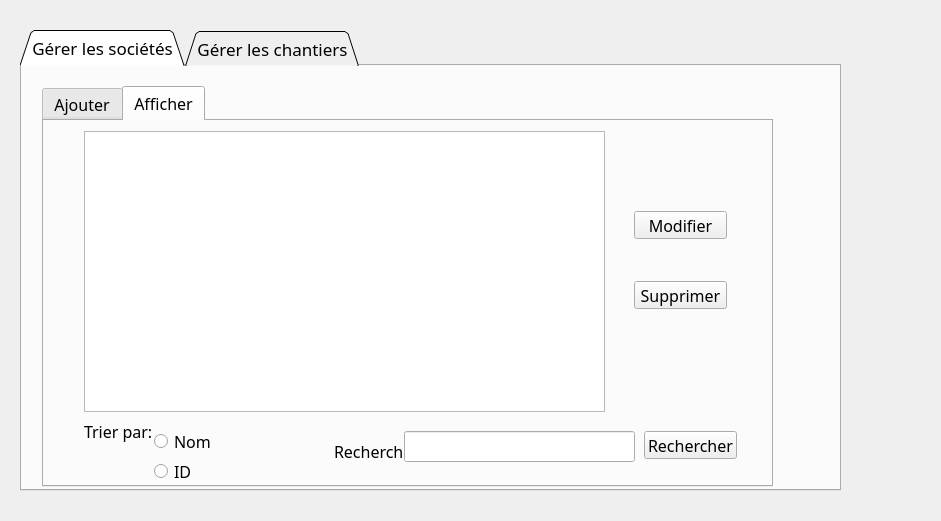
<?xml version="1.0" encoding="UTF-8"?>
<ui version="4.0">
 <class>gestion_chantiers</class>
 <widget class="QDialog" name="gestion_chantiers">
  <property name="geometry">
   <rect>
    <x>0</x>
    <y>0</y>
    <width>941</width>
    <height>521</height>
   </rect>
  </property>
  <property name="windowTitle">
   <string>Dialog</string>
  </property>
  <widget class="QTabWidget" name="tabWidget">
   <property name="geometry">
    <rect>
     <x>20</x>
     <y>30</y>
     <width>821</width>
     <height>461</height>
    </rect>
   </property>
   <property name="font">
    <font>
     <family>Bahnschrift SemiCondensed</family>
     <pointsize>13</pointsize>
    </font>
   </property>
   <property name="autoFillBackground">
    <bool>false</bool>
   </property>
   <property name="styleSheet">
    <string notr="true">background-image: url(:/image/baladitech.PNG);
background-image: url(:/image/Design baladitech CRUD.jpg);</string>
   </property>
   <property name="tabShape">
    <enum>QTabWidget::Triangular</enum>
   </property>
   <property name="currentIndex">
    <number>0</number>
   </property>
   <property name="iconSize">
    <size>
     <width>16</width>
     <height>16</height>
    </size>
   </property>
   <property name="elideMode">
    <enum>Qt::ElideNone</enum>
   </property>
   <widget class="QWidget" name="tab">
    <attribute name="title">
     <string>Gérer les sociétés</string>
    </attribute>
    <widget class="QTabWidget" name="tabWidget_2">
     <property name="geometry">
      <rect>
       <x>20</x>
       <y>20</y>
       <width>731</width>
       <height>401</height>
      </rect>
     </property>
     <property name="font">
      <font>
       <family>Tw Cen MT</family>
       <pointsize>12</pointsize>
      </font>
     </property>
     <property name="autoFillBackground">
      <bool>false</bool>
     </property>
     <property name="styleSheet">
      <string notr="true">background-image: url(:/image/Design baladitech inCRUD.png);</string>
     </property>
     <property name="currentIndex">
      <number>1</number>
     </property>
     <widget class="QWidget" name="tab_3">
      <attribute name="title">
       <string>Ajouter</string>
      </attribute>
      <widget class="QLineEdit" name="lineEdit_13">
       <property name="geometry">
        <rect>
         <x>210</x>
         <y>210</y>
         <width>251</width>
         <height>31</height>
        </rect>
       </property>
      </widget>
      <widget class="QLabel" name="label_32">
       <property name="geometry">
        <rect>
         <x>20</x>
         <y>120</y>
         <width>171</width>
         <height>21</height>
        </rect>
       </property>
       <property name="text">
        <string>ID_société:</string>
       </property>
      </widget>
      <widget class="QLineEdit" name="lineEdit_12">
       <property name="geometry">
        <rect>
         <x>210</x>
         <y>120</y>
         <width>251</width>
         <height>31</height>
        </rect>
       </property>
      </widget>
      <widget class="QLabel" name="label_31">
       <property name="geometry">
        <rect>
         <x>20</x>
         <y>210</y>
         <width>171</width>
         <height>31</height>
        </rect>
       </property>
       <property name="text">
        <string>Nom société:</string>
       </property>
      </widget>
      <widget class="QPushButton" name="pushButton_4">
       <property name="geometry">
        <rect>
         <x>550</x>
         <y>160</y>
         <width>93</width>
         <height>28</height>
        </rect>
       </property>
       <property name="text">
        <string>Confirmer</string>
       </property>
      </widget>
      <widget class="QLabel" name="label_3">
       <property name="geometry">
        <rect>
         <x>-4</x>
         <y>-1</y>
         <width>731</width>
         <height>371</height>
        </rect>
       </property>
       <property name="text">
        <string/>
       </property>
       <property name="pixmap">
        <pixmap resource="ressources.qrc">:/images/img/imf.jpg</pixmap>
       </property>
      </widget>
      <zorder>label_3</zorder>
      <zorder>lineEdit_13</zorder>
      <zorder>label_32</zorder>
      <zorder>lineEdit_12</zorder>
      <zorder>label_31</zorder>
      <zorder>pushButton_4</zorder>
     </widget>
     <widget class="QWidget" name="tab_5">
      <attribute name="title">
       <string>Afficher</string>
      </attribute>
      <widget class="QLabel" name="label_35">
       <property name="geometry">
        <rect>
         <x>40</x>
         <y>300</y>
         <width>91</width>
         <height>21</height>
        </rect>
       </property>
       <property name="text">
        <string>Trier par:</string>
       </property>
      </widget>
      <widget class="QLabel" name="label_37">
       <property name="geometry">
        <rect>
         <x>290</x>
         <y>320</y>
         <width>101</width>
         <height>20</height>
        </rect>
       </property>
       <property name="text">
        <string>Rechercher:</string>
       </property>
      </widget>
      <widget class="QLineEdit" name="lineEdit_17">
       <property name="geometry">
        <rect>
         <x>360</x>
         <y>310</y>
         <width>231</width>
         <height>31</height>
        </rect>
       </property>
      </widget>
      <widget class="QPushButton" name="pushButton_7">
       <property name="geometry">
        <rect>
         <x>600</x>
         <y>310</y>
         <width>93</width>
         <height>28</height>
        </rect>
       </property>
       <property name="text">
        <string>Rechercher</string>
       </property>
      </widget>
      <widget class="QTableView" name="Affichage_2">
       <property name="geometry">
        <rect>
         <x>40</x>
         <y>10</y>
         <width>521</width>
         <height>281</height>
        </rect>
       </property>
      </widget>
      <widget class="QPushButton" name="pushButton_5">
       <property name="geometry">
        <rect>
         <x>590</x>
         <y>90</y>
         <width>93</width>
         <height>28</height>
        </rect>
       </property>
       <property name="text">
        <string>Modifier</string>
       </property>
       <property name="checkable">
        <bool>true</bool>
       </property>
      </widget>
      <widget class="QPushButton" name="pushButton_2">
       <property name="geometry">
        <rect>
         <x>590</x>
         <y>160</y>
         <width>93</width>
         <height>28</height>
        </rect>
       </property>
       <property name="text">
        <string>Supprimer</string>
       </property>
      </widget>
      <widget class="QRadioButton" name="radioButton">
       <property name="geometry">
        <rect>
         <x>110</x>
         <y>310</y>
         <width>97</width>
         <height>20</height>
        </rect>
       </property>
       <property name="text">
        <string>Nom</string>
       </property>
      </widget>
      <widget class="QRadioButton" name="radioButton_2">
       <property name="geometry">
        <rect>
         <x>110</x>
         <y>340</y>
         <width>97</width>
         <height>20</height>
        </rect>
       </property>
       <property name="text">
        <string>ID</string>
       </property>
      </widget>
      <widget class="QLabel" name="label_7">
       <property name="geometry">
        <rect>
         <x>0</x>
         <y>0</y>
         <width>731</width>
         <height>371</height>
        </rect>
       </property>
       <property name="text">
        <string/>
       </property>
       <property name="pixmap">
        <pixmap resource="ressources.qrc">:/images/img/imf.jpg</pixmap>
       </property>
      </widget>
      <zorder>label_7</zorder>
      <zorder>label_35</zorder>
      <zorder>label_37</zorder>
      <zorder>lineEdit_17</zorder>
      <zorder>pushButton_7</zorder>
      <zorder>Affichage_2</zorder>
      <zorder>pushButton_5</zorder>
      <zorder>pushButton_2</zorder>
      <zorder>radioButton</zorder>
      <zorder>radioButton_2</zorder>
     </widget>
    </widget>
   </widget>
   <widget class="QWidget" name="Ajouter">
    <attribute name="title">
     <string>Gérer les chantiers</string>
    </attribute>
    <widget class="QTabWidget" name="tabWidget_3">
     <property name="geometry">
      <rect>
       <x>30</x>
       <y>20</y>
       <width>731</width>
       <height>401</height>
      </rect>
     </property>
     <property name="font">
      <font>
       <family>Tw Cen MT</family>
       <pointsize>12</pointsize>
      </font>
     </property>
     <property name="autoFillBackground">
      <bool>false</bool>
     </property>
     <property name="styleSheet">
      <string notr="true">background-image: url(:/image/Design baladitech inCRUD.png);</string>
     </property>
     <property name="currentIndex">
      <number>0</number>
     </property>
     <widget class="QWidget" name="tab_8">
      <attribute name="title">
       <string>Ajouter</string>
      </attribute>
      <widget class="QLabel" name="label">
       <property name="geometry">
        <rect>
         <x>35</x>
         <y>70</y>
         <width>171</width>
         <height>21</height>
        </rect>
       </property>
       <property name="text">
        <string>Nom chantier:</string>
       </property>
      </widget>
      <widget class="QLabel" name="label_2">
       <property name="geometry">
        <rect>
         <x>40</x>
         <y>130</y>
         <width>131</width>
         <height>31</height>
        </rect>
       </property>
       <property name="text">
        <string>Localisation:</string>
       </property>
      </widget>
      <widget class="QLineEdit" name="lineEdit">
       <property name="geometry">
        <rect>
         <x>250</x>
         <y>70</y>
         <width>111</width>
         <height>31</height>
        </rect>
       </property>
      </widget>
      <widget class="QLabel" name="label_4">
       <property name="geometry">
        <rect>
         <x>170</x>
         <y>110</y>
         <width>121</width>
         <height>21</height>
        </rect>
       </property>
       <property name="text">
        <string>Régions</string>
       </property>
      </widget>
      <widget class="QLabel" name="label_5">
       <property name="geometry">
        <rect>
         <x>310</x>
         <y>110</y>
         <width>131</width>
         <height>31</height>
        </rect>
       </property>
       <property name="text">
        <string>Rue/avenue</string>
       </property>
      </widget>
      <widget class="QComboBox" name="comboBox_2">
       <property name="geometry">
        <rect>
         <x>170</x>
         <y>140</y>
         <width>91</width>
         <height>22</height>
        </rect>
       </property>
       <item>
        <property name="text">
         <string>Region nord</string>
        </property>
       </item>
       <item>
        <property name="text">
         <string>Region sud</string>
        </property>
       </item>
       <item>
        <property name="text">
         <string>Region est</string>
        </property>
       </item>
       <item>
        <property name="text">
         <string>Region ouest</string>
        </property>
       </item>
      </widget>
      <widget class="QLineEdit" name="lineEdit_2">
       <property name="geometry">
        <rect>
         <x>310</x>
         <y>140</y>
         <width>113</width>
         <height>31</height>
        </rect>
       </property>
      </widget>
      <widget class="QLabel" name="label_6">
       <property name="geometry">
        <rect>
         <x>40</x>
         <y>210</y>
         <width>211</width>
         <height>31</height>
        </rect>
       </property>
       <property name="text">
        <string>Affecter à société:</string>
       </property>
      </widget>
      <widget class="QCommandLinkButton" name="commandLinkButton">
       <property name="geometry">
        <rect>
         <x>50</x>
         <y>330</y>
         <width>187</width>
         <height>41</height>
        </rect>
       </property>
       <property name="text">
        <string>Nouvelle société</string>
       </property>
      </widget>
      <widget class="QLineEdit" name="lineEdit_10">
       <property name="geometry">
        <rect>
         <x>250</x>
         <y>20</y>
         <width>111</width>
         <height>31</height>
        </rect>
       </property>
       <property name="styleSheet">
        <string notr="true"/>
       </property>
      </widget>
      <widget class="QLabel" name="label_27">
       <property name="geometry">
        <rect>
         <x>40</x>
         <y>20</y>
         <width>161</width>
         <height>21</height>
        </rect>
       </property>
       <property name="text">
        <string>ID_chantier:</string>
       </property>
      </widget>
      <widget class="QPushButton" name="pushButton_3">
       <property name="geometry">
        <rect>
         <x>310</x>
         <y>330</y>
         <width>93</width>
         <height>28</height>
        </rect>
       </property>
       <property name="text">
        <string>Confirmer</string>
       </property>
      </widget>
      <widget class="QLabel" name="label_29">
       <property name="geometry">
        <rect>
         <x>270</x>
         <y>280</y>
         <width>91</width>
         <height>31</height>
        </rect>
       </property>
       <property name="text">
        <string>état:</string>
       </property>
      </widget>
      <widget class="QComboBox" name="comboBox">
       <property name="geometry">
        <rect>
         <x>310</x>
         <y>281</y>
         <width>91</width>
         <height>31</height>
        </rect>
       </property>
       <item>
        <property name="text">
         <string>En attente</string>
        </property>
       </item>
       <item>
        <property name="text">
         <string>En cours</string>
        </property>
       </item>
       <item>
        <property name="text">
         <string>Terminé</string>
        </property>
       </item>
      </widget>
      <widget class="QTableView" name="Affichage_4">
       <property name="geometry">
        <rect>
         <x>440</x>
         <y>90</y>
         <width>261</width>
         <height>201</height>
        </rect>
       </property>
      </widget>
      <widget class="QLineEdit" name="lineEdit_3">
       <property name="geometry">
        <rect>
         <x>170</x>
         <y>210</y>
         <width>151</width>
         <height>31</height>
        </rect>
       </property>
      </widget>
      <widget class="QLabel" name="label_8">
       <property name="geometry">
        <rect>
         <x>0</x>
         <y>0</y>
         <width>731</width>
         <height>371</height>
        </rect>
       </property>
       <property name="text">
        <string/>
       </property>
       <property name="pixmap">
        <pixmap resource="ressources.qrc">:/images/img/imf.jpg</pixmap>
       </property>
      </widget>
      <zorder>label_8</zorder>
      <zorder>label</zorder>
      <zorder>label_2</zorder>
      <zorder>lineEdit</zorder>
      <zorder>label_4</zorder>
      <zorder>label_5</zorder>
      <zorder>comboBox_2</zorder>
      <zorder>lineEdit_2</zorder>
      <zorder>label_6</zorder>
      <zorder>commandLinkButton</zorder>
      <zorder>lineEdit_10</zorder>
      <zorder>label_27</zorder>
      <zorder>pushButton_3</zorder>
      <zorder>label_29</zorder>
      <zorder>comboBox</zorder>
      <zorder>Affichage_4</zorder>
      <zorder>lineEdit_3</zorder>
     </widget>
     <widget class="QWidget" name="tab_10">
      <attribute name="title">
       <string>Afficher</string>
      </attribute>
      <widget class="QLabel" name="label_26">
       <property name="geometry">
        <rect>
         <x>60</x>
         <y>320</y>
         <width>56</width>
         <height>16</height>
        </rect>
       </property>
       <property name="text">
        <string>Trier par:</string>
       </property>
      </widget>
      <widget class="QLabel" name="label_38">
       <property name="geometry">
        <rect>
         <x>450</x>
         <y>50</y>
         <width>131</width>
         <height>31</height>
        </rect>
       </property>
       <property name="text">
        <string>Rechercher:</string>
       </property>
      </widget>
      <widget class="QPushButton" name="pushButton_8">
       <property name="geometry">
        <rect>
         <x>580</x>
         <y>120</y>
         <width>93</width>
         <height>28</height>
        </rect>
       </property>
       <property name="text">
        <string>Rechercher</string>
       </property>
      </widget>
      <widget class="QLineEdit" name="lineEdit_18">
       <property name="geometry">
        <rect>
         <x>450</x>
         <y>80</y>
         <width>221</width>
         <height>31</height>
        </rect>
       </property>
      </widget>
      <widget class="QPushButton" name="pushButton_6">
       <property name="geometry">
        <rect>
         <x>730</x>
         <y>190</y>
         <width>93</width>
         <height>28</height>
        </rect>
       </property>
       <property name="text">
        <string>Modifier</string>
       </property>
       <property name="checkable">
        <bool>true</bool>
       </property>
      </widget>
      <widget class="QPushButton" name="pushButton_11">
       <property name="geometry">
        <rect>
         <x>730</x>
         <y>240</y>
         <width>93</width>
         <height>28</height>
        </rect>
       </property>
       <property name="text">
        <string>Supprimer</string>
       </property>
      </widget>
      <widget class="QTableView" name="Affichage_3">
       <property name="geometry">
        <rect>
         <x>30</x>
         <y>30</y>
         <width>401</width>
         <height>281</height>
        </rect>
       </property>
      </widget>
      <widget class="QRadioButton" name="radioButton_3">
       <property name="geometry">
        <rect>
         <x>130</x>
         <y>320</y>
         <width>97</width>
         <height>20</height>
        </rect>
       </property>
       <property name="text">
        <string>Nom</string>
       </property>
      </widget>
      <widget class="QRadioButton" name="radioButton_4">
       <property name="geometry">
        <rect>
         <x>130</x>
         <y>340</y>
         <width>97</width>
         <height>21</height>
        </rect>
       </property>
       <property name="text">
        <string>Region</string>
       </property>
      </widget>
      <widget class="QRadioButton" name="radioButton_5">
       <property name="geometry">
        <rect>
         <x>130</x>
         <y>380</y>
         <width>97</width>
         <height>20</height>
        </rect>
       </property>
       <property name="text">
        <string>Etat</string>
       </property>
      </widget>
      <widget class="QLabel" name="label_9">
       <property name="geometry">
        <rect>
         <x>0</x>
         <y>0</y>
         <width>731</width>
         <height>371</height>
        </rect>
       </property>
       <property name="text">
        <string/>
       </property>
       <property name="pixmap">
        <pixmap resource="ressources.qrc">:/images/img/imf.jpg</pixmap>
       </property>
      </widget>
      <zorder>label_9</zorder>
      <zorder>label_26</zorder>
      <zorder>label_38</zorder>
      <zorder>pushButton_8</zorder>
      <zorder>lineEdit_18</zorder>
      <zorder>pushButton_6</zorder>
      <zorder>pushButton_11</zorder>
      <zorder>Affichage_3</zorder>
      <zorder>radioButton_3</zorder>
      <zorder>radioButton_4</zorder>
      <zorder>radioButton_5</zorder>
     </widget>
    </widget>
   </widget>
  </widget>
 </widget>
 <resources>
  <include location="ressources.qrc"/>
 </resources>
 <connections/>
</ui>
